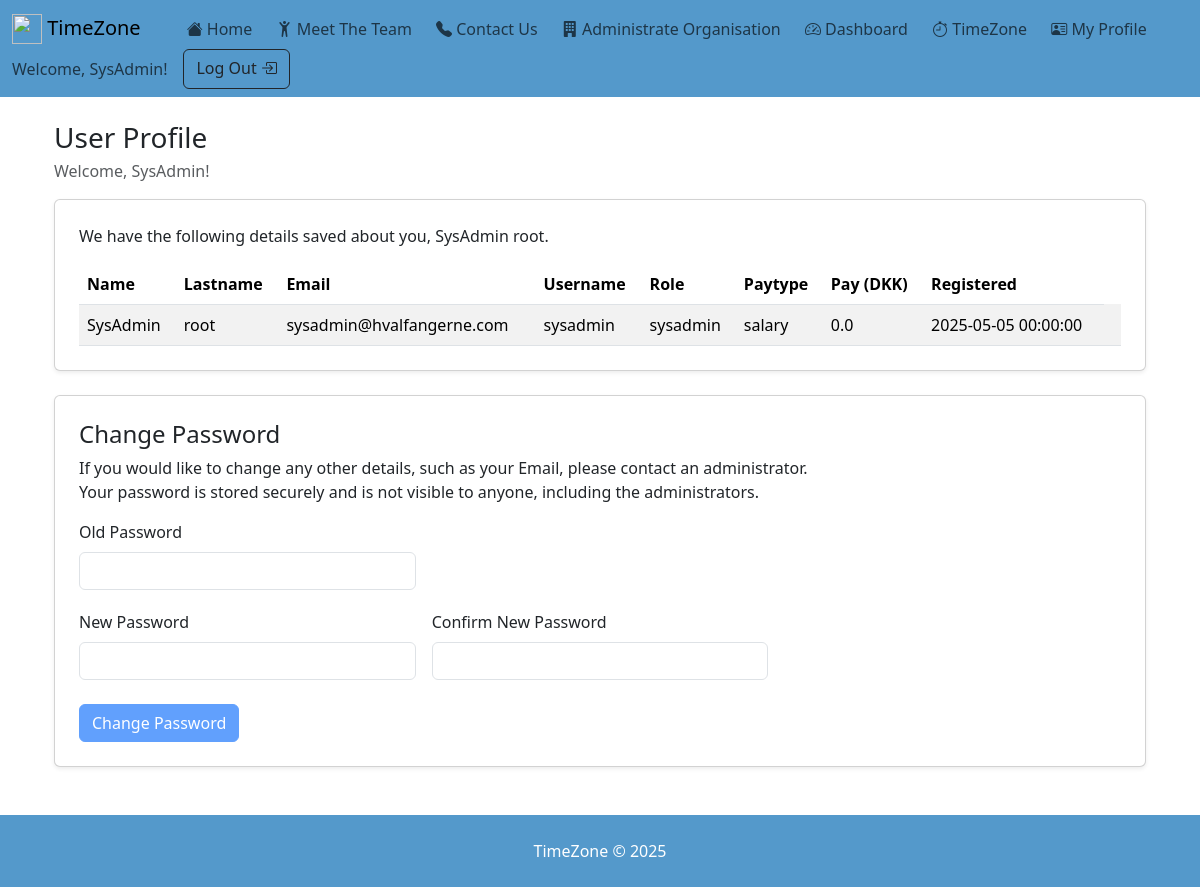
/user (signed in), run on the app's committed database.
### tables this page shows
CREATE TABLE users (
        id          INTEGER PRIMARY KEY AUTOINCREMENT, 
        username    TEXT    NOT NULL UNIQUE,
        password    TEXT    NOT NULL,
        name        TEXT    NOT NULL,
        lastname    TEXT,
        email       TEXT    NOT NULL UNIQUE,
        role        TEXT    NOT NULL CHECK(role IN ('sysadmin', 'org_admin', 'employee'))
        , paytype TEXT NOT NULL DEFAULT "salary" CHECK(paytype IN ('salary', 'hourly')), pay REAL NOT NULL DEFAULT 0, created_at TEXT, deleted_at TEXT);

### app.py (the view)
@app.route("/user")
@login_required
def user():
    if current_user.is_authenticated:
        conn = db_connect()
        user = conn.execute(
            "SELECT * FROM users WHERE id = ?", (current_user.id,)
        ).fetchone()
        conn.close()
        return render_template("user.html", user=user)
    else:
        return render_template("forbidden.html")

### app.py (called while the page is built)
def db_connect():
    conn = sqlite3.connect(database)
    conn.row_factory = sqlite3.Row
    return conn

@login_manager.user_loader
def load_user(user_id):
    conn = db_connect()
    row = conn.execute("SELECT * FROM users WHERE id = ?", (user_id,)).fetchone()
    conn.close()
    return User(row) if row else None

    @property
    def is_sysadmin(self):
        return self.role == "sysadmin"

    @property
    def is_org_admin(self):
        return self.role == "org_admin"

### templates/user.html (shortened to what this page needs)
{% extends "base.html" %}
{% block content %}
<div class="container py-4">
  <div class="row">
    <div class="col">
      <h1 class="h3 mb-1">User Profile</h1>
      <p class="text-muted">Welcome, {{ current_user.name }}!</p>
    </div>
    <div class="col">
    </div>
  </div>
<div class="card shadow-sm p-4">
    <table class="table table-striped mb-0">
        <thead>
            <tr>
                <p>We have the following details saved about you, {{ current_user.name }} {{ current_user.lastname }}.</p>
                <th>Name</th><th>Lastname</th><th>Email</th><th>Username</th><th>Role</th><th>Paytype</th><th>Pay (DKK)</th><th>Registered</th>
            </tr>
        </thead>
        <tbody>
            <tr>
              <td>{{ user.name }}</td>
              <td>{{ user.lastname }}</td>
              <td>{{ user.email }}</td>
              <td>{{ user.username }}</td>
              <td>{{ user.role.replace('_',' ') }}</td>
              <td>{{ user.paytype }}</td>
              <td>{{ user.pay }}</td>
              <td>{{ user.created_at }}</td>
              <td>
            </tr>
        </tbody>
    </table>
</div>
<div class="card shadow-sm p-4 mt-4 mb-4">
    <h4>Change Password</h4>
    <p>If you would like to change any other details, such as your Email, please contact an administrator.<br>
        Your password is stored securely and is not visible to anyone, including the administrators.
    </p>
    <form id="passwordForm" method="POST" action="{{ url_for('change_password') }}">
        <div class="row g-3">
            <div class="col-md-4">
                <label class="form-label">Old Password</label>
                <input name="oldPassword" class="form-control" type="password" required>
            </div>
        </div>
        <div class="row g-3 mt-1">
            <div class="col-md-4">
                <label class="form-label">New Password</label>
                <input name="newPassword" class="form-control" type="password" required>
            </div>
            <div class="col-md-4">
                <label class="form-label">Confirm New Password</label>
                <input name="confirmPassword" class="form-control" type="password" required>
            </div>
        </div>
        <button type="submit" class="btn btn-primary mt-4">
            Change Password
        </button>
    </form>
</div>
{% endblock %}

### templates/base.html (shortened to what this page needs)
<!DOCTYPE html>
<html lang="en">
    <head>
        <link href="https://cdn.jsdelivr.net/npm/bootstrap@5.3.3/dist/css/bootstrap.min.css" rel="stylesheet">
        <link rel="stylesheet" href="https://cdn.jsdelivr.net/npm/bootstrap-icons@1.11.3/font/bootstrap-icons.min.css">
        <link href="https://cdn.jsdelivr.net/npm/aos@2.3.4/dist/aos.css" rel="stylesheet" />
        <link rel="stylesheet" href="https://cdn.jsdelivr.net/npm/choices.js/public/assets/styles/choices.min.css">
    </head>
    <body class="d-flex flex-column min-vh-100">
        <nav class="navbar navbar-light" style="background-color: #5499cb;">
            <div class="container-fluid">
                <a class="navbar-brand" href="{{ url_for('index') }}">
                    <img src="{{ url_for('static', filename='happy_logo.png') }}" alt="" width="30 " height="30" class="d-inline-block align-text-top">
                    TimeZone
                </a>
                {% if current_user.is_authenticated %}
                <ul class="navbar-nav me-auto mb-2 mb-lg-0" style="display: inline-block; padding-left: 30px;">
                    <li class="nav-item" style="display: inline-block;">
                        <a class="nav-link" href="{{ url_for('index') }}">
                            <i class="bi bi-house-fill"></i>
                            Home
                        </a>
                    </li>
                    <li class="nav-item" style="display: inline-block; padding-left: 20px;">
                        <a class="nav-link" href="{{ url_for('team') }}">
                            <i class="bi bi-person-arms-up"></i>
                            Meet The Team
                        </a>
                    </li>
                    <li class="nav-item" style="display: inline-block; padding-left: 20px;">
                        <a class="nav-link" href="{{ url_for('contact') }}">
                            <i class="bi bi-telephone-fill"></i>
                            Contact Us
                        </a>
                    </li>
                    {% if current_user.is_authenticated and current_user.is_sysadmin%}
                    <li class="nav-item" style="display: inline-block; padding-left: 20px;">
                        <a class="nav-link" href="{{ url_for('admin') }}">
                            <i class="bi bi-building-fill"></i>
                            Administrate Organisation
                        </a>
                    </li>
                    {% endif %}
                    <li class="nav-item" style="display: inline-block; padding-left: 20px;">
                        <a class="nav-link" href="{{ url_for('dashboard') }}">
                            <i class="bi bi-speedometer2"></i>
                            Dashboard
                        </a>
                    </li>
                    <li class="nav-item" style="display: inline-block; padding-left: 20px;">
                        <a class="nav-link" href="{{ url_for('time_zone') }}">
                            <i class="bi bi-stopwatch"></i>
                            TimeZone
                        </a>
                    </li>
                    <li class="nav-item" style="display: inline-block; padding-left: 20px;">
                        <a class="nav-link" href="{{ url_for('user') }}">
                            <i class="bi bi-person-vcard"></i>
                            My Profile
                        </a>
                    </li>
                </ul>
                <form class="d-flex">
                    <span class="navbar-text me-3">
                        Welcome, {{ current_user.name }}!
                    </span>
                    <a class="btn btn-outline-dark me-2" type="button" href="{{ url_for('logout') }}">
                        Log Out
                        <i class="bi bi-box-arrow-in-right"></i>
                    </a>
                </form>
                {% endif %}
            </div>
        </nav>
        <main class="container flex-grow-1">
            {% block content %}{% endblock %}
        </main>
        <footer class="mt-4 p-4 text-white text-center mt-auto" style="margin-top: 30px; background-color: #5499cb;">
            TimeZone &copy; 2025
        </footer>
    </body>
</html>

### templates/base.html (style rules this page uses)
html { scroll-behavior: smooth; }

### data on the page
users: name "SysAdmin", lastname "root", email "sysadmin@hvalfangerne.com", username "sysadmin", role.replace "sysadmin", paytype "salary", pay "0.0", created_at "2025-05-05 00:00:00"
